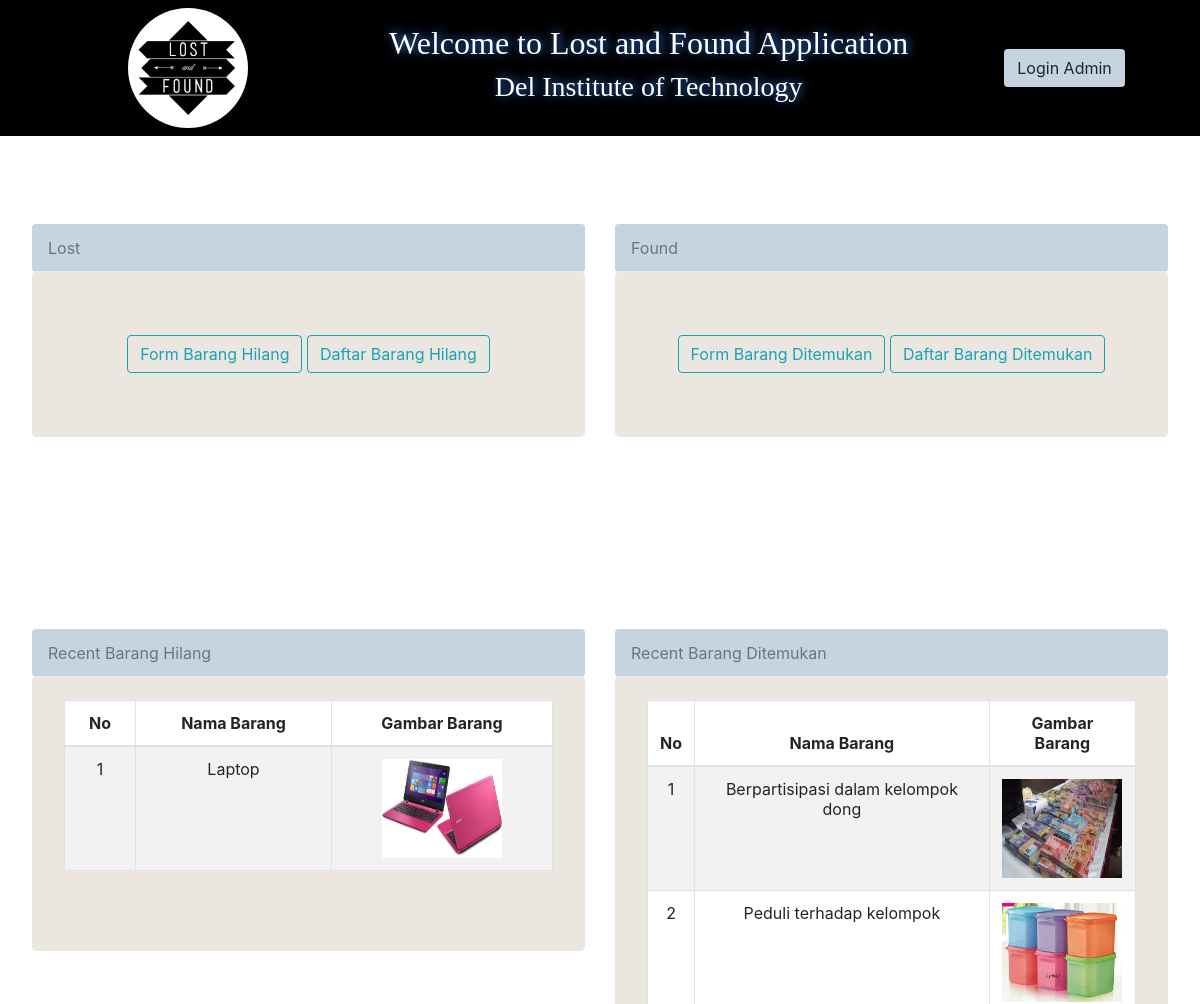
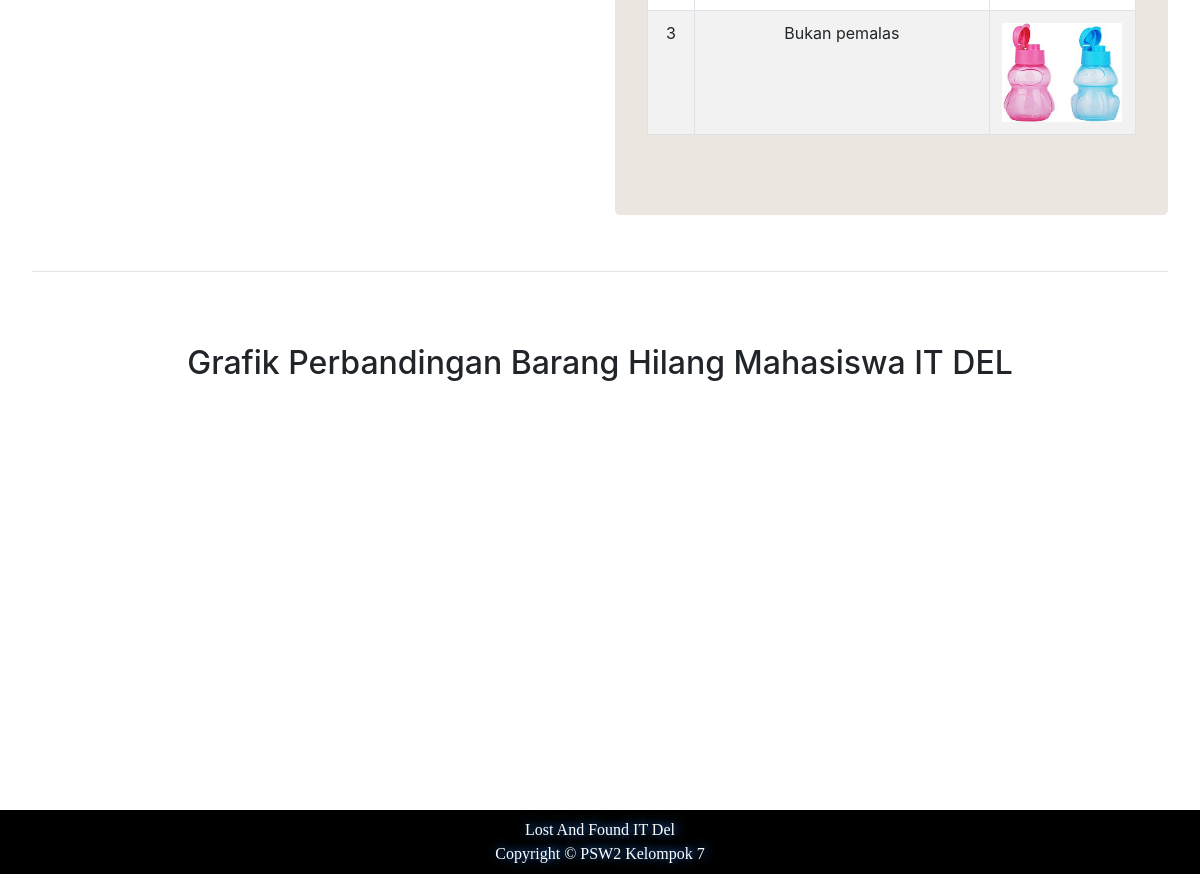
The page / on the database its author committed (2 pictures, top to bottom).
### tables this page shows
CREATE TABLE `formbaranghilang` (
  `id` int(10) UNSIGNED NOT NULL,
  `gambarBarang` varchar(100) NOT NULL,
  `namaBarang` varchar(100) NOT NULL,
  `pemilikBarang` varchar(100) NOT NULL,
  `noHp` int(20) NOT NULL,
  `ciriBarang` varchar(100) NOT NULL,
  `tanggalHilang` date NOT NULL,
  `lokasi` varchar(100) NOT NULL,
  `kategori` varchar(100) NOT NULL
);

CREATE TABLE `formditemukan` (
  `id` int(10) UNSIGNED NOT NULL,
  `gambarBarang` varchar(100) NOT NULL,
  `namaBarang` varchar(100) NOT NULL,
  `penemuBarang` varchar(100) NOT NULL,
  `noHp` int(20) NOT NULL,
  `ciriBarang` varchar(100) NOT NULL,
  `tanggalDitemukan` date NOT NULL,
  `lokasi` varchar(100) NOT NULL,
  `kategori` varchar(100) NOT NULL,
  `status` datetime NOT NULL
);

### index.php (the view, shortened to what this page needs)
<html>
<head>
</head>
<link rel="stylesheet" href="css/bootstrap.css">
<link rel="stylesheet" href="css/bootstrap.min.css">
<link rel="stylesheet" href="https://maxcdn.bootstrapcdn.com/bootstrap/4.3.1/css/bootstrap.min.css">
<body>
    <nav class="navbar" style="background-color: black">
    <div class="col-md-2">
        <img src="gambar/logo.jpg" width="120" height="120" class="rounded-circle d-inline-block align-top" alt="">
    </div>
    <div class="col-md-7">
        <center style="font-family:Castellar; color: white;"><h2 class="text4">Welcome to Lost and Found Application</h2>
        <h3 class="text4">Del Institute of Technology</h3>
        </center>
    </div>
    <div class="col-md-2">
    <a href="login.php"><button style="background-color:#c6d4e1" type="button" class="btn">
    Login Admin
    </button></a>
  </div>
    </nav>
    <br>
        <div class="jumbotron" style="background-color: white;">
        <div class="row">
            <div class="col-md-6">
                <nav aria-label="breadcrumb">
                    <ol class="breadcrumb" style="background-color:#c6d4e1">
                        <li class="breadcrumb-item active" aria-current="page">Lost</li>
                    </ol>
                </nav>
                <div class="jumbotron" style="margin-top: -17px; background-color: #ebe7e0">
                    <center>
                        <a href="mahasiswa/form/formHilang.php"><button type="button" class="btn btn-outline-info">Form Barang Hilang</button></a>
                        <a href="daftarbarangUser/daftarHilang.php"><button type="button" class="btn btn-outline-info">Daftar Barang Hilang</button></a>
                    </center>
                </div>
            </div>
            <div class="col-md-6">
                <nav aria-label="breadcrumb">
                    <ol class="breadcrumb" style="background-color:#c6d4e1">
                        <li class="breadcrumb-item active" aria-current="page">Found</li>
                    </ol>
                </nav>
                <div class="jumbotron" style="margin-top: -17px; background-color: #ebe7e0">
                    <center>
                        <a href="mahasiswa/form/formDitemukan.php"><button type="button" class="btn btn-outline-info">Form Barang Ditemukan</button></a>
                        <a href="daftarbarangUser/daftarDitemukan.php"><button type="button" class="btn btn-outline-info">Daftar Barang Ditemukan</button></a>
                    </center>
                </div>
            </div>
        </div>
        </div>
    <div class="jumbotron" style="background-color: white">
        <div class="row">
        <div class="col-md-6">
        <nav aria-label="breadcrumb">
            <ol class="breadcrumb" style="background-color:#c6d4e1">
                <li class="breadcrumb-item active" aria-current="page">Recent Barang Hilang</li>
            </ol>
        </nav>
        <div class="jumbotron" style="margin-top: -17px; background-color: #ebe7e0">
        <?php
        include_once  "config/config.php";
        $query = mysqli_query($data, "SELECT * FROM formbaranghilang ORDER BY id DESC LIMIT 3 ");
        $hasil = [];
        while ($satu = mysqli_fetch_assoc($query)) {
            $hasil[] = $satu;
        }
        ?>
        <table class="table table-hover table-striped table-bordered" style="margin-top: -40px; background-color: white">
            <thead >
                <tr>
                    <th style = "text-align:center" scope="col">No</th>
                    <th style = "text-align:center" scope="col">Nama Barang</th>
                    <th style = "text-align:center" scope="col">Gambar Barang</th>
                </tr>
            </thead>
        <?php $no = 0; foreach($hasil as $baru) :
        if($baru['kategori']) :
            $no++;
    ?>
    <tr>
        <td style= "text-align:center;"><?= $no; ?></td>
        <td style= "text-align:center;"><?= $baru['namaBarang']; ?></td>
        <td style= "text-align:center;"><img height="99" width="120s" src="gambar/hilang/<?= $baru['gambarBarang'] ?>"></td>
    </tr>
    <?php
     endif;
 endforeach;
    ?>
</table>
</div>
</div>
        <div class="col-md-6">
            <nav aria-label="breadcrumb">
                <ol class="breadcrumb" style="background-color:#c6d4e1">
                    <li class="breadcrumb-item active" aria-current="page">Recent Barang Ditemukan</li>
                </ol>
            </nav>
            <?php
    include_once "config/config.php";
    $query = mysqli_query($data, "SELECT * FROM formditemukan  ORDER BY id DESC LIMIT 3" );
    $hasil = [];
    while($satu = mysqli_fetch_assoc($query)){
        $hasil[] = $satu;
    }
?>
            <div class="jumbotron" style="margin-top: -17px; background-color: #ebe7e0">
                <table class="table table-hover table-striped table-bordered" style="margin-top: -40px; background-color: white">
                    <thead>
                        <tr>
                        <th style = "text-align:center" scope="col">No</th>
                        <th style = "text-align:center" scope="col">Nama Barang</th>
                        <th style = "text-align:center" scope="col">Gambar Barang</th>
                        </tr>
                    </thead>
                    <?php $no = 0; foreach($hasil as $baru) :
        if($baru['kategori']) :
            $no++;
    ?>
    <tr>
        <td style = "text-align:center"><?= $no; ?></td>
        <td style = "text-align:center"><?= $baru['namaBarang']; ?></td>
        <td style = "text-align:center"><img src="gambar/ditemukan/<?= $baru['gambarBarang']; ?>" alt=" " height="99px;" width="120px;"></td>
    </tr>
    <?php
        endif;
        endforeach;
    ?>
                </table>
            </div>
        </div>
        </div>
        <hr class="my-4">
 <!DOCTYPE html>
 <html>
      <head>
      </head>
      <body>
           <br /><br />
           <div>
                <center>
                <h2>Grafik Perbandingan Barang Hilang Mahasiswa IT DEL</h2>
                <br />
                <div id="piechart" style="width: ; height: 300px;"></center></div>
           </div>
      </body>
      <nav class="navbar" style="background-color: black">
        <div class="col-md-12 text4" style="font-family:Comic Sans MS; color: white;">
            <center>
                Lost And Found IT Del<br>
                Copyright &copy PSW2 Kelompok 7
            </center>
        </div>
    </nav>
</body>
</html>

### index.php (style rules this page uses)
.text4 { text-shadow: 2px -1px 10px #3385ff; }

### rows shown on the page
formbaranghilang: namaBarang "Laptop", gambarBarang (picture)
formditemukan: namaBarang "Berpartisipasi dalam kelompok dong", gambarBarang (picture)
formditemukan: namaBarang "Peduli terhadap kelompok", gambarBarang (picture)
formditemukan: namaBarang "Bukan pemalas", gambarBarang (picture)
